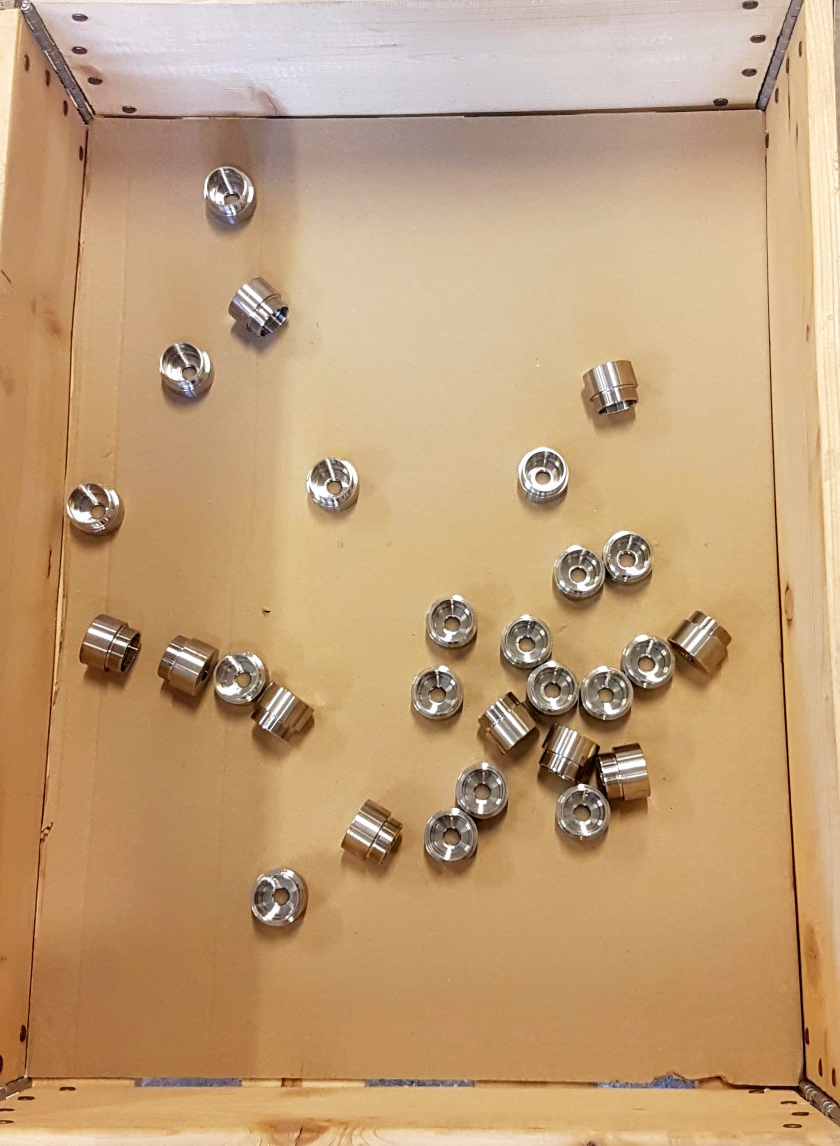
#> input picture Code/test_data/ting_roi.png, 1679 x 2291 px, found by its file name (shown at 1/2 size)
$ python histogram.py
#> lines starting #> are read from the running program, lines starting #| are printed output that depends on the picture
# importing required libraries of opencv
import cv2

# importing library for plotting
from matplotlib import pyplot as plt
import numpy as np

# reads an input image
img = cv2.imread('test_data/ting_roi.png')
#> img is the input picture: shape (2291, 1679, 3); mean B, G, R 120.8, 159.7, 193.8
img = cv2.resize(img, (800, 600))
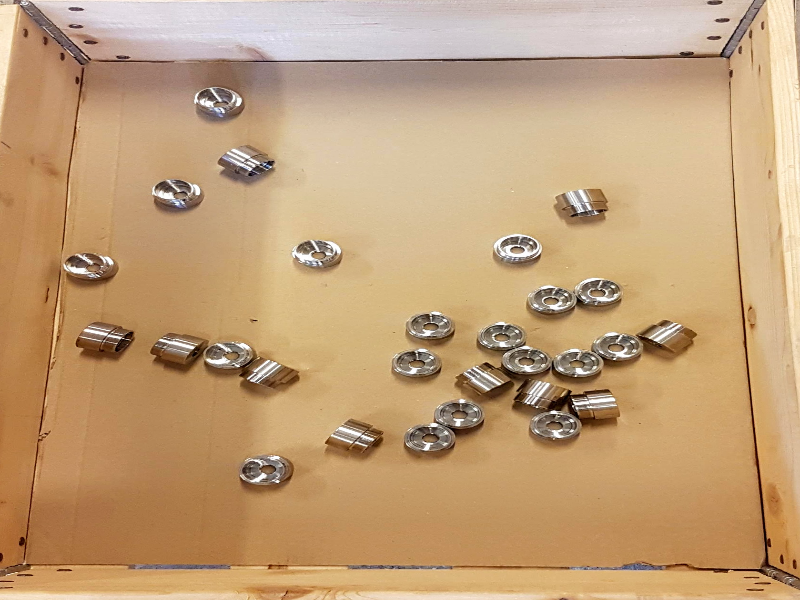
#> img: shape (600, 800, 3); mean B, G, R 120.7, 159.6, 193.7
img_plt = cv2.cvtColor(img, cv2.COLOR_BGR2RGB)
print(np.shape(img_plt))
#| (600, 800, 3)
# [5 lines of commented-out code are left out]

#> (the run stopped early here; a loop or call above may not have finished)

$ run again, with Code/test_data/img_001027.png copied over Code/test_data/ting_roi.png
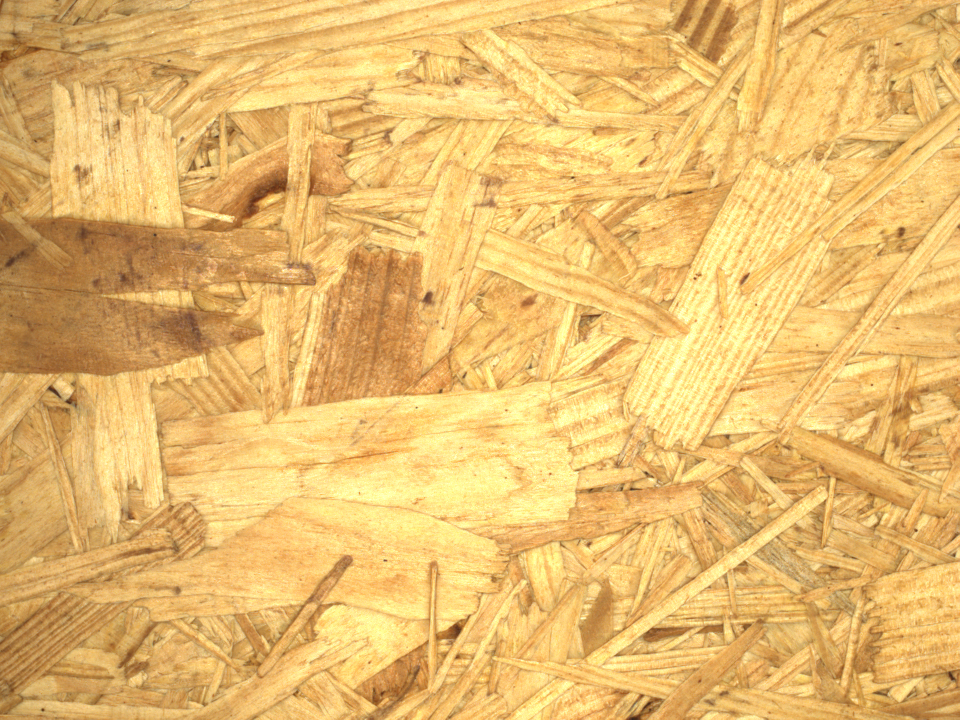
#> input picture Code/test_data/img_001027.png, 1920 x 1440 px, found by its file name (shown at 1/2 size)
#> img is the input picture: shape (1440, 1920, 3); mean B, G, R 109.9, 187.5, 232.2
#> `img = cv2.resize(img, (800, 600))`:
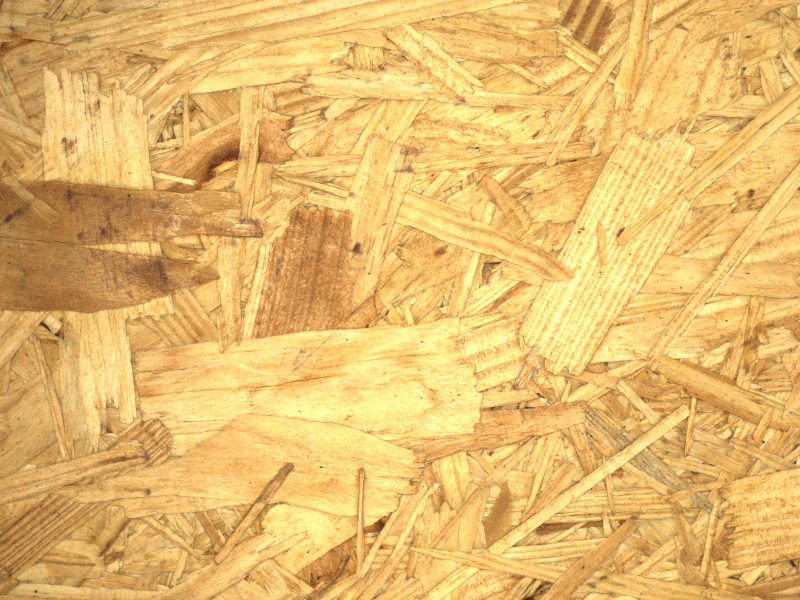
#> img: shape (600, 800, 3); mean B, G, R 109.8, 187.4, 232.1
#| (600, 800, 3)

$ run again, with Code/test_data/img_001043.png copied over Code/test_data/ting_roi.png
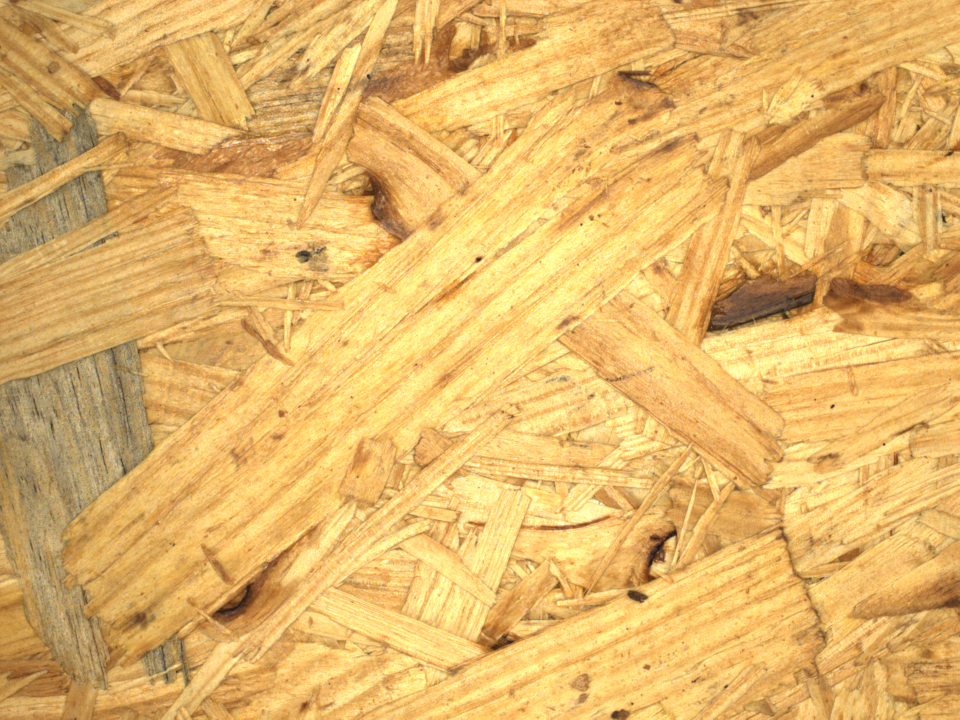
#> input picture Code/test_data/img_001043.png, 1920 x 1440 px, found by its file name (shown at 1/2 size)
#> img is the input picture: shape (1440, 1920, 3); mean B, G, R 104.5, 181.6, 227.9
#> `img = cv2.resize(img, (800, 600))`:
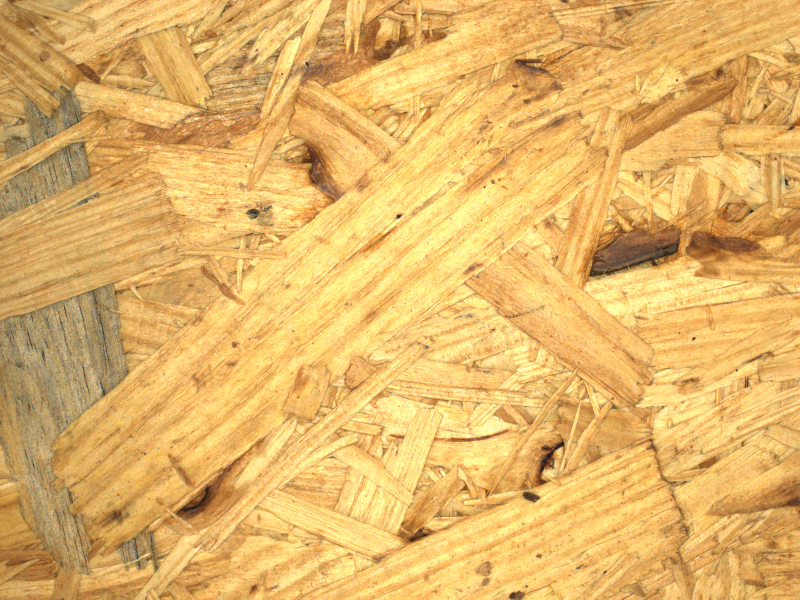
#> img: shape (600, 800, 3); mean B, G, R 104.4, 181.5, 227.9
#| (600, 800, 3)

$ run again, with Code/test_data/img_001044.png copied over Code/test_data/ting_roi.png
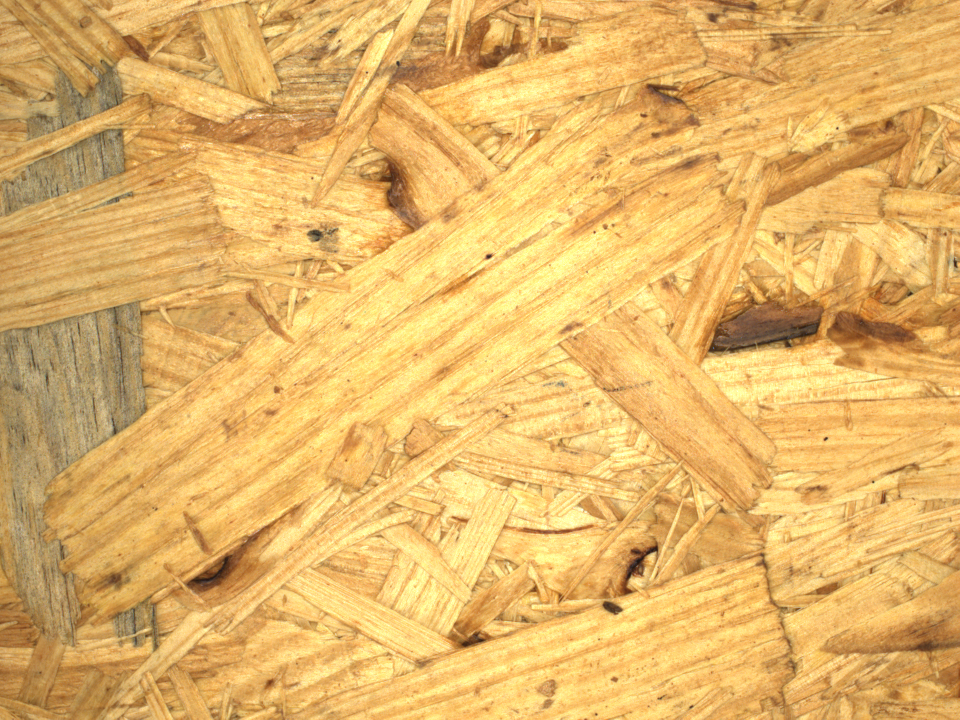
#> input picture Code/test_data/img_001044.png, 1920 x 1440 px, found by its file name (shown at 1/2 size)
#> img is the input picture: shape (1440, 1920, 3); mean B, G, R 104.1, 181, 227.4
#> `img = cv2.resize(img, (800, 600))`:
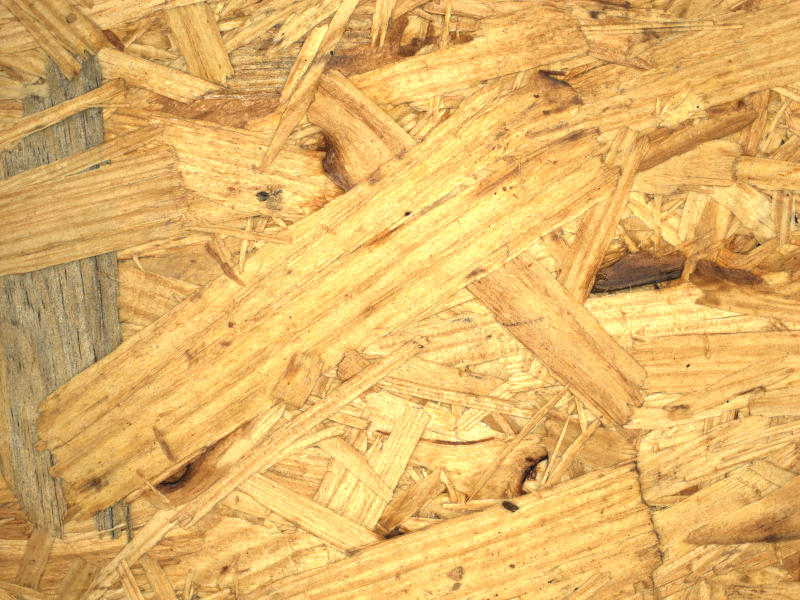
#> img: shape (600, 800, 3); mean B, G, R 104, 180.9, 227.4
#| (600, 800, 3)
